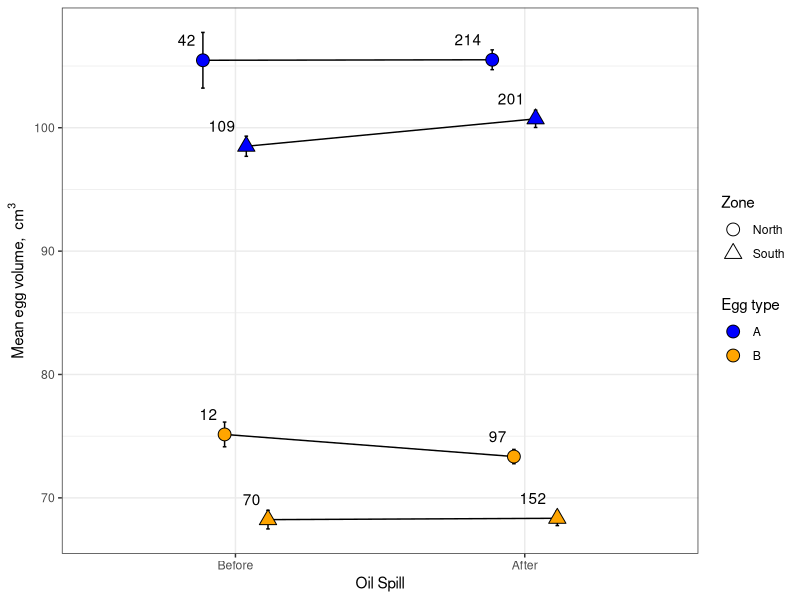
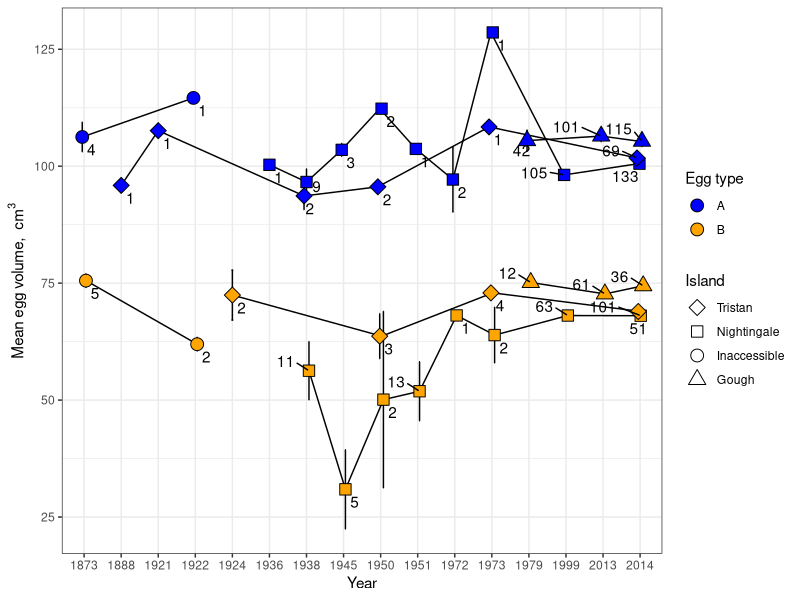
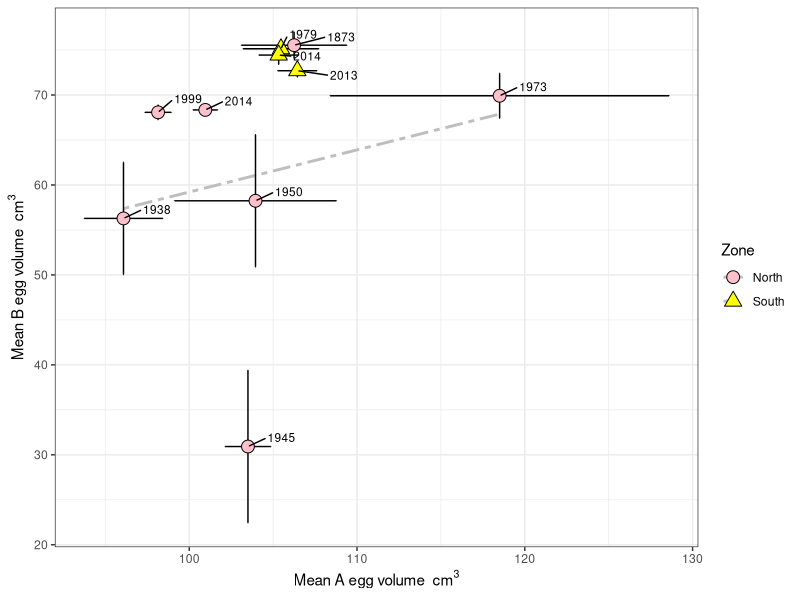
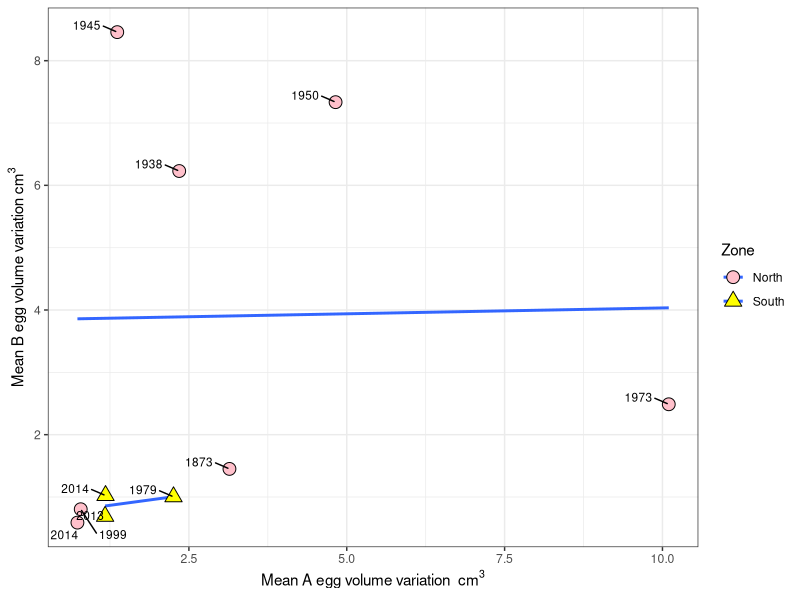
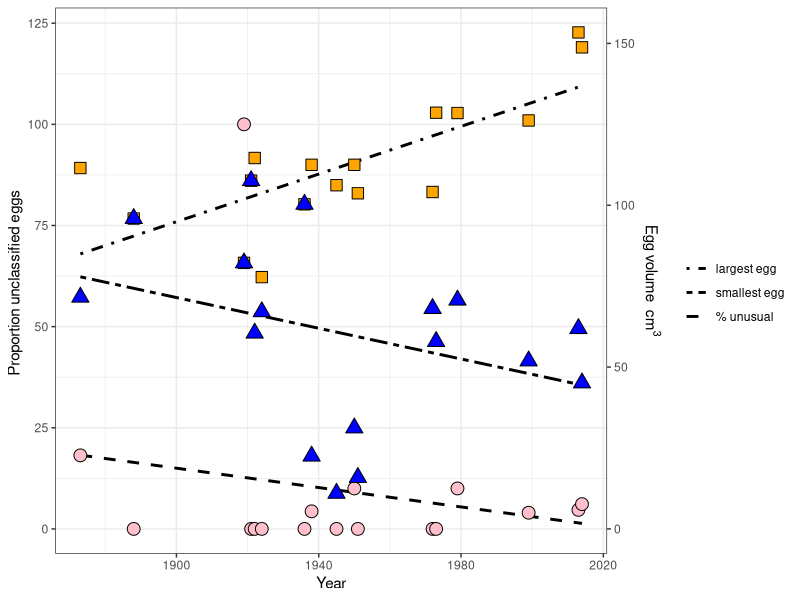
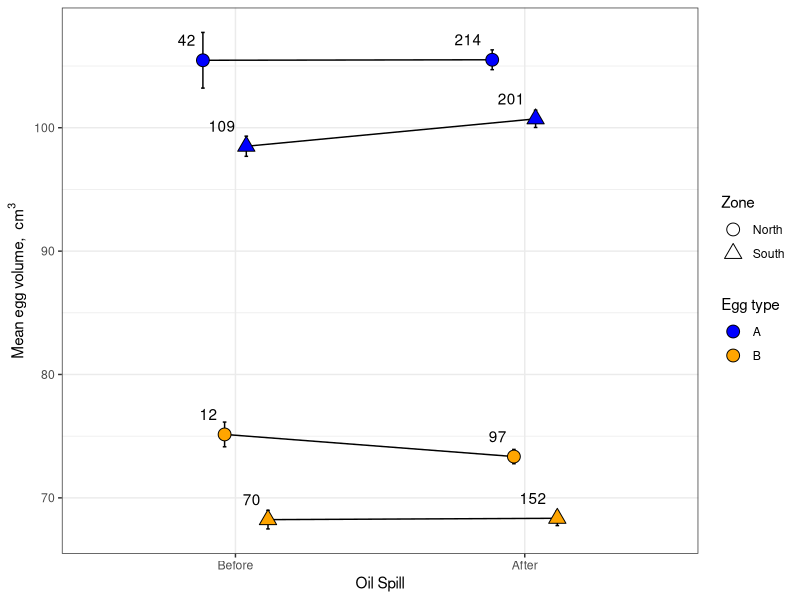
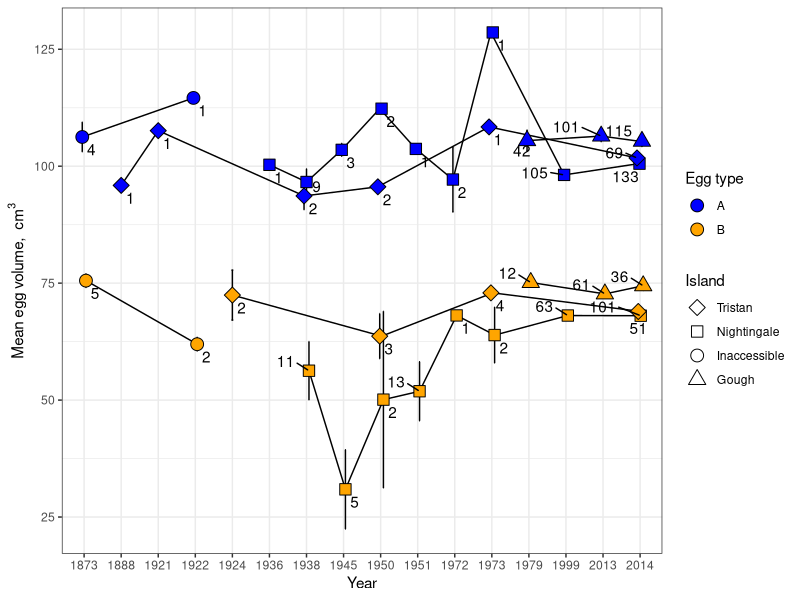
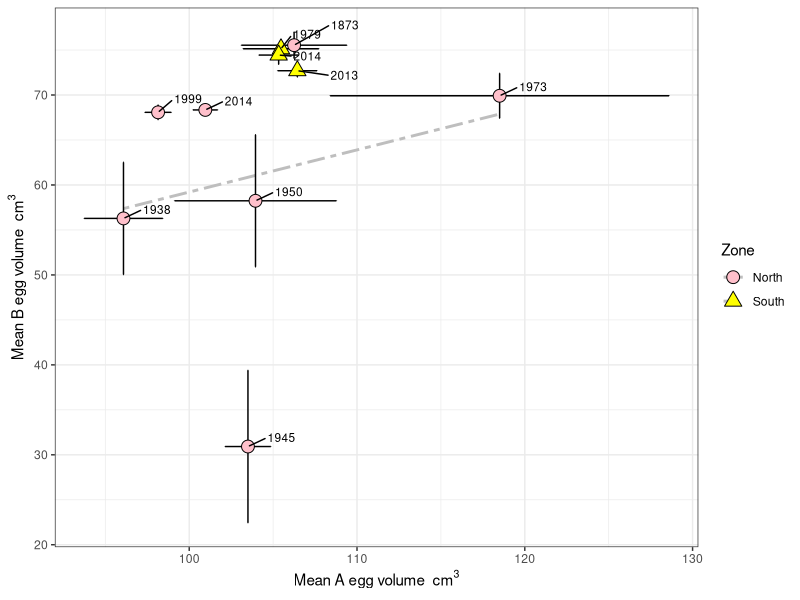

The R source for these figures, in order:
#read in the data for the oil spill and harvesting analyses
penguin<-read.csv("penguin.data.csv", header= TRUE)

#we are interested in testing if the egg size patterns correspond to predictions associated with two
#events- specifically, we want to test if the 2011 oil spill negatively affected egg size, or if
#other variations eggs affected size of eggs over time with any discernable pattern 

#first, let's check if the oil spill affected egg size. The oil spill occured in 2011, and if it  
#was a driver, we would expect egg size to be lower after the spill, and MORE lower closer to the spill
# so let's test if that happened

#first we need to create a variable for the oil spill, which happened
penguin$oilspill<-as.factor(ifelse(penguin$Year>=2011, "After", "Before"))

#also, because data are spotty and weirdly distributed prior to 1970, let's cut it out for this analysis
#and cut out a couple outlying egg sizes
penguin1<-penguin[which(penguin$Year>1970 & penguin$Decision != "U" &
                          penguin$Volume<130),]

#fiddle with transformations to get us closer to normality of residuals

penguin1$logvolume<-log(penguin1$Volume)
penguin1$sqrtvolume<-sqrt(penguin1$Volume)

#now create a model to describe egg volume
oil.model<-lm(Volume~Zone*oilspill*Decision, data=penguin1)

summary(oil.model)
AIC(oil.model)
anova(oil.model)
TukeyHSD(aov(oil.model))
#data are very non normal
shapiro.test(resid(oil.model))

#ok, now we need to get the summary stats out of it
library(plyr)

summary.penguin.oilspill<-ddply(penguin1, c("Zone", "Decision", "oilspill"), summarise,
                                mean.Volume=mean(Volume), N=length(Volume), 
                                SE=sd(Volume)/sqrt(N))
summary.penguin.oilspill$all.lines<-with(summary.penguin.oilspill, interaction(Decision, Zone))

#reorder factor levels for oilspill
summary.penguin.oilspill$oilspill<-factor(summary.penguin.oilspill$oilspill, levels=c("Before", "After"))


#insert plot here
library(ggplot2)
library(ggrepel)


oil.plot<-ggplot(summary.penguin.oilspill, aes(oilspill, mean.Volume, 
                                               shape=Zone, fill=Decision, label=N))+
  scale_fill_manual(values=c("blue", "orange"), name="Egg type", 
                    guide=guide_legend(override.aes=aes(shape=21)))+
  scale_shape_manual(values=c(21,24), labels=c("North", "South"))+
  geom_line(aes(group=all.lines), color="black", position=position_dodge(width=0.3))+
  geom_errorbar(aes(ymin=(mean.Volume-SE), ymax=(mean.Volume+SE)), width=0.05, color="black",
                position=position_dodge(width=0.3))+
  geom_point(color="black", size=4, position=position_dodge(width=0.3))+
  geom_text(aes(label=N),hjust=1.4, vjust=-1.2, position=position_dodge(width=0.3))+
  theme_bw()+
  labs(y=expression("Mean egg volume, "~cm^3), x="Oil Spill")

oil.plot
#save to pdf
pdf("figs/oilspillplot.pdf", height=5, width=7)
oil.plot
dev.off()


# now we want to examine the finer scale patterns in variation of egg size.
#instead of lumping by time period and island group, we'll just break it out so that readers can see the patterns
#This will be a very similar analysis as above, 
# but there will be an interaction with year


#and because we want to look at a year effect, and we want to see if there's anything going on
#relative to time, but there's not a ton of data so we'll just need to look at years directly and ANOVA them

#bring back the pre-1970 data
penguin2<-penguin[which(penguin$Decision != "U"),]

#we're interested in change with time in these two periods, and by island, but otherwise the analysis is 
#very similar to the above
year.model<-lm(Volume~Location2*as.factor(Year)*Decision, data=penguin2)

summary(year.model)
AIC(year.model)
anova(year.model)
TukeyHSD(aov(year.model))
#data are very non normal
shapiro.test(resid(year.model))


summary.penguin.year<-ddply(penguin2, c("Location2", "Decision", "Year"), summarise,
                                mean.Volume=mean(Volume), N=length(Volume),  SE=sd(Volume)/sqrt(N))


#reorder factor levels for islands
summary.penguin.year$Location2<-factor(summary.penguin.year$Location2, levels=c("Tristan", "Nightingale", "Inaccessible", "Gough"))

#create interaction
summary.penguin.year$all.lines<-with(summary.penguin.year, interaction(Location2,  Decision))

year.plot<-ggplot(summary.penguin.year, aes(as.factor(Year), mean.Volume, 
                                               shape=Location2, fill=Decision, label=N))+
  scale_fill_manual(values=c("blue", "orange"), name="Egg type", 
                    guide=guide_legend(override.aes=aes(shape=21), order=1))+
  scale_shape_manual(values=c(23,22,21,24), name="Island", labels=c("Tristan", "Nightingale", "Inaccessible", "Gough"))+
  geom_line(aes(group=all.lines), color="black",  position=position_dodge(width=0.2))+
  geom_errorbar(aes(ymin=(mean.Volume-SE), ymax=(mean.Volume+SE)), width=0.05, color="black",
                position=position_dodge(width=0.2))+
  geom_point(color="black", size=4,  position=position_dodge(width=0.2))+
  geom_text_repel(aes(label=N),hjust=1.7, vjust=-0.3,  position=position_dodge(width=0.2))+
  theme_bw()+
  labs(y=expression("Mean egg volume, "~cm^3), x="Year")

year.plot

#save to pdf
pdf("figs/yearplot.pdf", height=5, width=7)
year.plot
dev.off()

#now, let's do some correlation analyses to see how A and B eggs are correlated with each other by zone
summary.penguin.zone<-ddply(penguin2, c("Zone", "Decision", "Year"), summarise,
                            mean.Volume=mean(Volume), N=length(Volume),  SE=sd(Volume)/sqrt(N))

#cut out years that there was only 1 egg of a given type collected
summary.penguin.zone<-summary.penguin.zone[which(summary.penguin.zone$N>1),]

# first let's split it up and then line the data back up together 

A.eggs<-summary.penguin.zone[which(summary.penguin.zone$Decision=="A"),]

B.eggs<-summary.penguin.zone[which(summary.penguin.zone$Decision=="B"),]

#fiddle with it so we can remerge it all
A.eggs$all.lines<-NULL
B.eggs$all.lines<-NULL
A.eggs$Decision<-NULL
B.eggs$Decision<-NULL
names(A.eggs)<-c("Zone","Year","A.mean.Volume", "A.N", "A.SE")
names(B.eggs)<-c("Zone","Year","B.mean.Volume", "B.N", "B.SE")

crosstab.eggs<-merge(A.eggs, B.eggs, by=c("Zone", "Year"))

#reorder factor levels for islands
crosstab.eggs$Zone<-factor(crosstab.eggs$Zone, levels=c("Other", "Gough"))

#now let's do a correlation analysis

cor.test(crosstab.eggs$B.mean.Volume, crosstab.eggs$A.mean.Volume, method="pearson")

#not much there, but we might be able to see things a little better if we look at this by Zone

egg.cor.lm<-lm(B.mean.Volume~A.mean.Volume*Zone, data=crosstab.eggs)
summary(egg.cor.lm)

#lets's also do variability

egg.SE.lm<-lm(B.SE~A.SE*Zone, data=crosstab.eggs)
summary(egg.SE.lm)

#not a lot significant, but let's see what we can visualize

eggcorr.plot<-ggplot(crosstab.eggs, aes(A.mean.Volume, B.mean.Volume, 
                                            shape=Zone, fill=Zone, linetype=Zone, label=Year))+
  scale_shape_manual(values=c(21,24), labels=c("North", "South"))+
  scale_linetype_manual(values=c("twodash", "dashed"), labels=c("North", "South"))+
  scale_fill_manual(values=c("pink", "yellow"), name="Zone", labels=c("North", "South"))+
  geom_smooth(method="lm", se=FALSE, colour="grey")+
  geom_errorbar(aes(ymin=(B.mean.Volume-B.SE), ymax=(B.mean.Volume+B.SE)), width=0.05, color="black", linetype="solid")+
  geom_errorbarh(aes(xmin=(A.mean.Volume-A.SE), xmax=(A.mean.Volume+A.SE)), height=0.05, color="black", linetype="solid")+
  geom_point(color="black", size=4)+
  geom_text_repel(aes(label=Year), size=3, nudge_y=1, nudge_x=2)+
  theme_bw()+
  labs(y=expression("Mean B egg volume "~cm^3), x=expression("Mean A egg volume "~cm^3))

eggcorr.plot

#save to pdf
pdf("figs/AvsBvol.pdf", height=5, width=7)
eggcorr.plot
dev.off()

eggvar.plot<-ggplot(crosstab.eggs, aes(A.SE, B.SE, 
                                        shape=Zone, fill=Zone, label=Year))+
  scale_shape_manual(values=c(21,24), labels=c("North", "South"))+
  scale_fill_manual(values=c("pink", "yellow"), name="Zone", labels=c("North", "South"))+
  geom_smooth(method="lm", se=FALSE)+
  geom_point(color="black", size=4)+
  geom_text_repel(aes(label=Year),hjust=1.5, vjust=-0.3, size=3)+
  theme_bw()+
  labs(y=expression("Mean B egg volume variation"~cm^3), x=expression("Mean A egg volume variation "~cm^3))

eggvar.plot


#not much there, so let's leave it alone. but it brings me to the question- were people more likely to 
#collect unusual/remarkable eggs in the past?
library(reshape2)

unusual.summary<-count(penguin, c("Year", "Decision"))
unusual.summary.crosstab<-dcast(unusual.summary,  Year ~ Decision, value.var = "freq", fun.aggregate = sum)

unusual.maxmins<-ddply(penguin, "Year", summarize, 
                       maxegg=max(Volume), minegg=min(Volume))
unusual.eggs<-merge(unusual.summary.crosstab, unusual.maxmins)

eggsperyear<-count(penguin, "Year")

unusual.eggs.1<-merge(unusual.eggs, eggsperyear)

unusual.eggs.1$perc.odd<-100*unusual.eggs.1$U/unusual.eggs.1$freq


unusual.plot<-ggplot(unusual.eggs.1, aes(x=Year))+
  geom_smooth(aes(y=perc.odd, linetype="percegg.line"), method="lm", se=FALSE, colour="black")+
  geom_point(aes(y=perc.odd, color="percegg", fill="percegg.fill", shape="percegg.shape"), size=4, colour="black") +
  #put the other measures on the secondary axis
  geom_smooth(aes(y=maxegg/1.25, linetype="maxegg.line"), method="lm", se=FALSE, colour="black")+
  geom_point(aes(y=maxegg/1.25, color="maxegg", fill="maxegg.fill", shape="maxegg.shape"), color="black", size=4)+
  geom_smooth(aes(y=minegg/1.25, linetype="minegg.line"), method="lm", se=FALSE, colour="black")+
  geom_point(aes(y=minegg/1.25, color="minegg", fill="minegg.fill", shape="minegg.shape"), color="black", size=4)+
  scale_y_continuous(sec.axis=sec_axis(~.*1.25, name=expression("Egg volume "~cm^3)))+
  scale_colour_manual(name="", values=c(maxegg="black", minegg="black", percegg="black"), labels=c("largest egg", "smallest egg", "% unusual"))+
  scale_linetype_manual(name="", values=c(maxegg.line="dotdash", minegg.line="twodash",percegg.line="dashed"),labels=c("largest egg", "smallest egg", "% unusual"))+
  scale_fill_manual(name="", values=c(maxegg.fill="orange", minegg.fill="blue", percegg.fill="pink"),labels=c("largest egg", "smallest egg", "% unusual"))+
  scale_shape_manual(name="", values=c(maxegg.shape=22, minegg.shape=24, percegg.shape=21),labels=c("largest egg", "smallest egg", "% unusual"))+
  theme_bw()+
  labs(y="Proportion unclassified eggs ", x="Year")
 
unusual.plot
